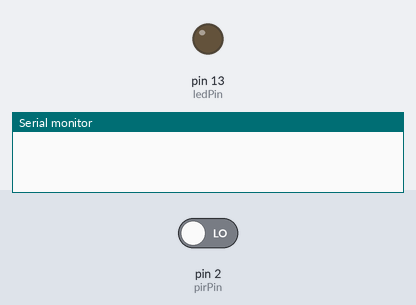
A sketch run on a simulated Arduino Uno, built with avr-gcc and run on an emulated ATmega328P. Parts: output pins drawn as LEDs (lit = HIGH), the last lines printed to the serial monitor. Inputs (shaded band) come from the test bench; at power-on: pin 2 (pirPin) LOW.

Above: at 1.2 s.
1.3 s: pin 2 (pirPin) driven HIGH
At 1.6 s:
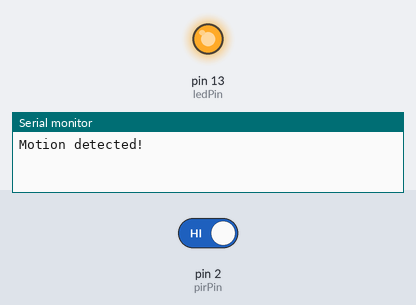
2.8 s: pin 2 (pirPin) driven LOW
At 4.0 s:
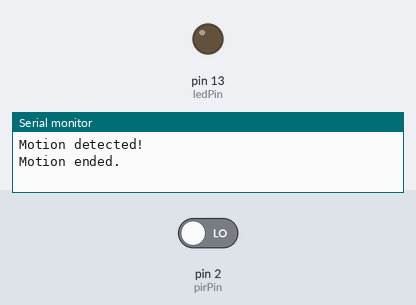
Timing chart, 0 to 5.8 s (numbered marks = the images above; inputs shaded):
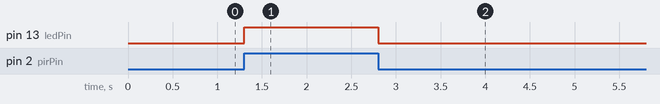

Measured:
- after the input at 1.3 s, pin 13 (ledPin): LOW → HIGH at once
- after the input at 2.8 s, pin 13 (ledPin): HIGH → LOW at once

The sketch:

pir_motion_sensor.ino
```cpp
// File: pir_motion_sensor.ino

int pirPin = 2;        // PIR sensor connected to digital pin 2
int ledPin = 13;       // Onboard LED pin
int pirState = LOW;   // Current state of PIR sensor
int val = 0;          // Variable to read PIR status

void setup() {
  pinMode(ledPin, OUTPUT);
  pinMode(pirPin, INPUT);
  Serial.begin(9600);
}

void loop() {
  val = digitalRead(pirPin);  // Read PIR sensor value

  if (val == HIGH) {
    digitalWrite(ledPin, HIGH);
    if (pirState == LOW) {
      Serial.println("Motion detected!");
      pirState = HIGH;
    }
  } else {
    digitalWrite(ledPin, LOW);
    if (pirState == HIGH) {
      Serial.println("Motion ended.");
      pirState = LOW;
    }
  }
  delay(100);
}
```
